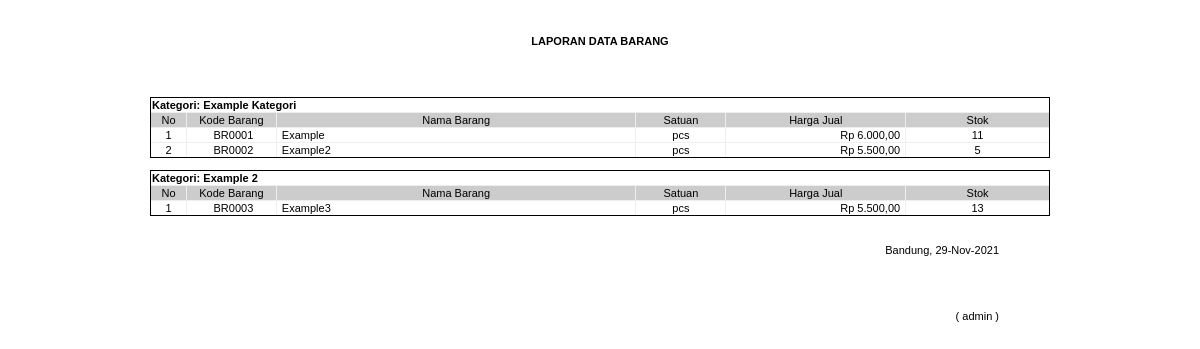
Before: /laporan/lap_barang.php (signed in) with the older database file.
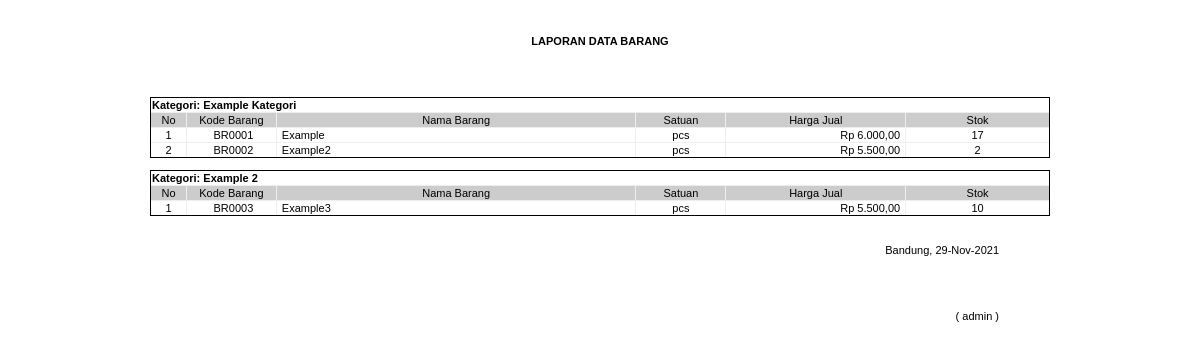
After: the same page with the newer database file.
### tables this page shows
CREATE TABLE `tbl_barang` (
  `barang_id` varchar(15) NOT NULL,
  `barang_nama` varchar(120) NOT NULL,
  `barang_satuan` varchar(30) NOT NULL,
  `barang_harpok` double NOT NULL,
  `barang_harjul` double NOT NULL,
  `barang_harjul_grosir` double NOT NULL,
  `barang_stok` int(11) NOT NULL DEFAULT '0',
  `barang_min_stok` int(11) NOT NULL DEFAULT '0',
  `barang_tgl_input` timestamp NOT NULL DEFAULT CURRENT_TIMESTAMP,
  `barang_tgl_last_update` timestamp NULL DEFAULT NULL ON UPDATE CURRENT_TIMESTAMP,
  `barang_kategori_id` int(11) NOT NULL,
  `barang_user_id` int(11) NOT NULL
);

CREATE TABLE `tbl_kategori` (
  `kategori_id` int(11) NOT NULL,
  `kategori_name` varchar(120) NOT NULL
);

### laporan/lap_barang.php (the view, shortened to what this page needs)
<?php
include('../include/koneksi.php');
if($_SESSION['user_level']==3){
    ?> <script language="JavaScript">alert('Anda tidak memiliki akses');</script>
    <a href="index.php">Go Back</a>
        <?php
    }
else{
?>
<html lang="en" moznomarginboxes mozdisallowselectionprint>
<head>
    <link rel="stylesheet" href="../assets/css/laporan.css"/>
</head>
<body onload="window.print()">
<div id="laporan">
<table border="0" align="center" style="width:800px; border:none;margin-top:5px;margin-bottom:0px;">
<tr>
    <td colspan="2" style="width:800px;paddin-left:20px;"><center><h4>LAPORAN DATA BARANG</h4></center><br/></td>
</tr>
</table>
<table border="0" align="center" style="width:900px;border:none;">
        <tr>
            <th style="text-align:left"></th>
        </tr>
</table>
<table border="1" align="center" style="width:900px;margin-bottom:20px;">
<?php
    function rupiah($angka){
        $hasil_rupiah = "Rp " . number_format($angka,2,',','.');
        return $hasil_rupiah;
    }
    $nomor=0;
    $group='-';
    $sql1 = 'SELECT * FROM tbl_barang JOIN tbl_kategori WHERE tbl_barang.barang_kategori_id=tbl_kategori.kategori_id';
    $query = $dbh -> prepare($sql1);
    $query->execute();
    $results = $query->fetchAll(PDO::FETCH_OBJ);
    foreach($results as $res){
    $nomor++;
    if($group=='-' || $group!=$res->kategori_name){
        $kat=$res->kategori_name;
        if($group!='-')
        echo "</table><br>";
        echo "<table align='center' width='900px;' border='1'>";
        echo "<tr><td colspan='6'><b>Kategori: $kat</b></td> </tr>";
echo "<tr style='background-color:#ccc;'>
    <td width='4%' align='center'>No</td>
    <td width='10%' align='center'>Kode Barang</td>
    <td width='40%' align='center'>Nama Barang</td>
    <td width='10%' align='center'>Satuan</td>
    <td width='20%' align='center'>Harga Jual</td>
    <td width='30%' align='center'>Stok</td>
    </tr>";
$nomor=1;
    }
    $group=$res->kategori_name;
        ?>
        <tr>
                <td style="text-align:center;vertical-align:center;text-align:center;"><?php echo $nomor; ?></td>
                <td style="vertical-align:center;padding-left:5px;text-align:center;"><?= htmlentities($res->barang_id);?></td>
                <td style="vertical-align:center;padding-left:5px;"><?= htmlentities($res->barang_nama);?></td>
                <td style="vertical-align:center;text-align:center;"><?= htmlentities($res->barang_satuan); ?></td>
                <td style="vertical-align:center;padding-right:5px;text-align:right;"><?= htmlentities(rupiah($res->barang_harjul)); ?></td>
                <td style="vertical-align:center;text-align:center;text-align:center;"><?= htmlentities($res->barang_stok); ?></td>
        </tr>
        <?php
        }
        ?>
</table>
</table>
<table align="center" style="width:800px; border:none;margin-top:5px;margin-bottom:20px;">
    <tr>
        <td></td>
</table>
<table align="center" style="width:800px; border:none;margin-top:5px;margin-bottom:20px;">
    <tr>
        <td align="right">Bandung, <?php echo date('d-M-Y')?></td>
    </tr>
    <tr>
        <td align="right"></td>
    </tr>
    <tr>
    <td><br/><br/><br/><br/></td>
    </tr>
    <tr>
        <td align="right">( <?php echo $_SESSION['username'];?> )</td>
    </tr>
    <tr>
        <td align="center"></td>
    </tr>
</table>
<table align="center" style="width:800px; border:none;margin-top:5px;margin-bottom:20px;">
    <tr>
        <th><br/><br/></th>
    </tr>
</table>
</div>
</body>
</html>
<?php } ?>

Changed rows visible on the page:
changed tbl_barang "BR0001": barang_stok "11" → "17"
changed tbl_barang "BR0002": barang_stok "5" → "2"
changed tbl_barang "BR0003": barang_stok "13" → "10"
